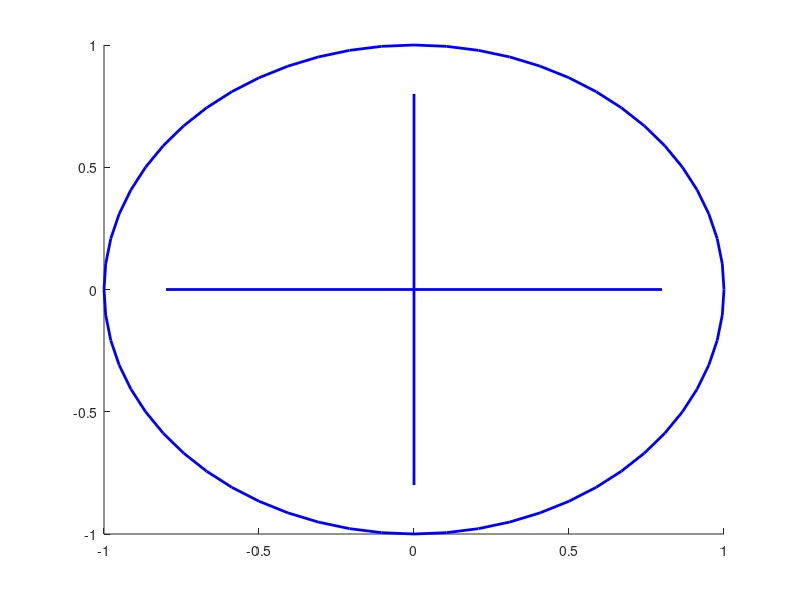

Source code (MATLAB): (Note: this script raises an error after producing the figure.)
 
R = 1;
Width_target = 2;

circle_H = rectangle('Position',[-R -R 2*R 2*R],'Curvature',[1 1], 'LineWidth', Width_target, 'EdgeColor', 'b')

H1 = line([0 0],[-0.8*R 0.8*R],'LineWidth', Width_target, 'Color', 'b')
H2 = line([-0.8*R 0.8*R],[0 0],'LineWidth',Width_target, 'Color', 'b')

%target draw
                    draw_Xc_tr = Xc_tr;
                    draw_Yc_tr = -Yc_tr;
                    set(circle_H, 'Position',[-R+draw_Xc_tr -R+draw_Yc_tr 2*R 2*R])
                    set(H1, 'XData', [draw_Xc_tr draw_Xc_tr], 'YData', [-0.8*R+draw_Yc_tr 0.8*R+draw_Yc_tr] )
                    set(H2, 'XData', [-0.8*R+draw_Xc_tr 0.8*R+draw_Xc_tr], 'YData', [draw_Yc_tr draw_Yc_tr] )
